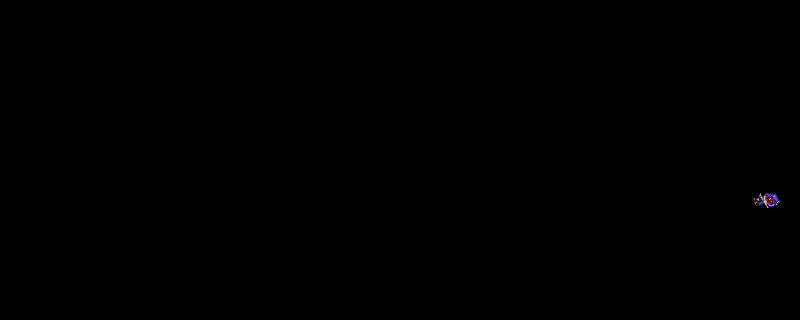

This game map was drawn from its Tiled (.tmx) file and the tilesets committed beside it. A one-line description and the trimmed map source follow:
An orthogonal 50x20 tile map with 16x16 px tiles, 4 tile layers (BackExt, BuildingsExt, FrontExt, AlwaysFrontExt).

<map version="1.0" tiledversion="1.1.1" orientation="orthogonal" renderorder="right-down" width="50" height="20" tilewidth="16" tileheight="16" infinite="0" nextobjectid="1">
 <tileset firstgid="1" name="zVillagers" tilewidth="16" tileheight="16" tilecount="90" columns="6">
  <image source="villagers.png" width="96" height="240" />
  <tile id="2">
   <animation>
    <frame tileid="2" duration="1000" />
    <frame tileid="4" duration="1000" />
   </animation>
  </tile>
  <tile id="3">
   <animation>
    <frame tileid="3" duration="1000" />
    <frame tileid="5" duration="1000" />
   </animation>
  </tile>
 </tileset>
 <layer name="BackExt" width="50" height="20">
  <properties>
   <property name="Draw" value="Back" />
  </properties>
  <data>[1000 cells, 0 non-empty, 0 distinct tile ids]</data>
 </layer>
 <layer name="BuildingsExt" width="50" height="20">
  <properties>
   <property name="Draw" value="Buildings" />
  </properties>
  <data>[1000 cells, 2 non-empty, 2 distinct tile ids]</data>
 </layer>
 <layer name="FrontExt" width="50" height="20">
  <properties>
   <property name="Draw" value="Front" />
  </properties>
  <data>[1000 cells, 0 non-empty, 0 distinct tile ids]</data>
 </layer>
 <layer name="AlwaysFrontExt" width="50" height="20">
  <properties>
   <property name="Draw" value="AlwaysFront" />
  </properties>
  <data>[1000 cells, 0 non-empty, 0 distinct tile ids]</data>
 </layer>
</map>
